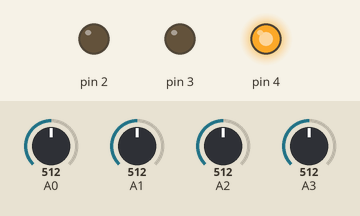
Bench run of a sketch on a simulated Arduino Uno, built with avr-gcc and run on an emulated ATmega328P. On the bench: output pins drawn as LEDs (lit = HIGH). Inputs (shaded band) come from the test bench; at power-on: A0 = 512, A1 = 512, A2 = 512, A3 = 512. Pins used as bus, display or sensor lines are not drawn; what the sketch prints to the serial monitor is not drawn.

Above: at 0.05 s.
Timing chart, 0 to 6.5 s (numbered marks = the images above):
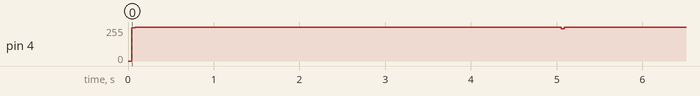

The sketch:

sketch_sep07c.ino
```cpp
// control pins output table in array form
// see truth table on page 2 of TI 74HC4067 data sheet
// connect 74HC4067 S0~S3 to Arduino D7~D4 respectively
// connect 74HC4067 pin 1 to Arduino A0
byte controlPins[] = {B00000000,
                  B10000000,
                  B01000000,
                  B11000000,
                  B00100000,
                  B10100000,
                  B01100000,
                  B11100000,
                  B00010000,
                  B10010000,
                  B01010000,
                  B11010000,
                  B00110000,
                  B10110000,
                  B01110000,
                  B11110000 };

// holds incoming values from 74HC4067
int muxValues[] = {0,0,0,0,0,0,0,0,0,0,0,0,0,0,0,0};

int chess_to_mux[64];
int chess_to_pin[64];

void setup()
{
  Serial.begin(9600);
  DDRD = B11111111; // set PORTD (digital 7~0) to outputs

  //////////mux 0////////////////

for(int i=0;i<16;i++){
chess_to_mux[i] = 0;
}
int k = 0;
for(int i=7;i>=0;i--){
  chess_to_pin[k] = i;
  k++;
}
for(int i=15;i>=8;i--){
  chess_to_pin[k] = i;
  k++;
}

//////////mux 1////////////////

for(int i=16;i<32;i++){
chess_to_mux[i] = 1;
}
k = 16;
for(int i=7;i>=0;i--){
  chess_to_pin[k] = i;
  k++;
}
for(int i=15;i>=8;i--){
  chess_to_pin[k] = i;
  k++;
}

//////////mux 2////////////////

for(int i=32;i<48;i++){
chess_to_mux[i] = 2;
}
k = 32;
for(int i=7;i>=0;i--){
  chess_to_pin[k] = i;
  k++;
}
for(int i=15;i>=8;i--){
  chess_to_pin[k] = i;
  k++;
}

//////////mux 3////////////////

for(int i=48;i<64;i++){
chess_to_mux[i] = 3;
}
k = 48;
for(int i=7;i>=0;i--){
  chess_to_pin[k] = i;
  k++;
}
for(int i=15;i>=8;i--){
  chess_to_pin[k] = i;
  k++;
}
}

void setPin(int outputPin)
// function to select pin on 74HC4067
{
  PORTD = controlPins[outputPin];
}

char EMPTY = 0;
char OCCUPIED = 1;


void displayDataBoard()
{
  for (int i = 0; i < 16; i++)
  {
    Serial.print(muxValues[i]);
    Serial.print(" , ");
    if (i==7)
    {
      Serial.println();
      }
  }
  Serial.println();
}


void loop()
{
//    Serial.write('S');
//    for (int i = 0; i < 4; i++){
//      for (int j = 15; j >= 0; j--)
//      {
//        setPin(j); // choose an input pin on the 74HC4067
//        muxValues[j]=analogRead(i); // read the vlaue on that pin and store in array
//
//        if (muxValues[j] >= 400)
//        {
//          Serial.write(EMPTY);
//        }
//        else
//        {
//          Serial.write(OCCUPIED);
//          }
//      }
//    }
//     Serial.write('E');


Serial.write('S');
    for (int i = 0; i < 64; i++){
      int mux = chess_to_mux[i];
      int pin = chess_to_pin[i];

        setPin(pin); // choose an input pin on the 74HC4067
        int val = analogRead(mux); // read the vlaue on that pin and store in array

        if (val >= 200)
        {
          Serial.write(EMPTY);
        }
        else
        {
          Serial.write(OCCUPIED);
          }
      }

     Serial.write('E');

  // display captured data
  /*displayDataBoard();*/
  delay(5000);
  /*
  // serial read section
  while (Serial.available()) // this will be skipped if no data present, leading to
                             // the code sitting in the delay function below
  {
    delay(30);  //delay to allow buffer to fill
    if (Serial.available() >0)
    {
      char c = Serial.read();  //gets one byte from serial buffer
      if (c = "x")
      {

      }
      }
    }
  }*/
}
```

Measured:
- by itself, pin 4: repeats every 5.0 s: 255/255 5.0 s, 243/255 0.04 s
